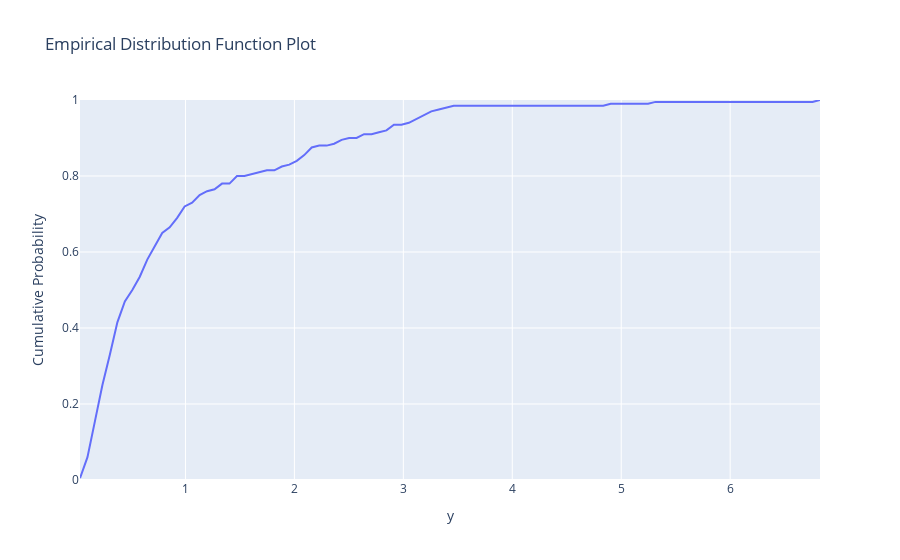
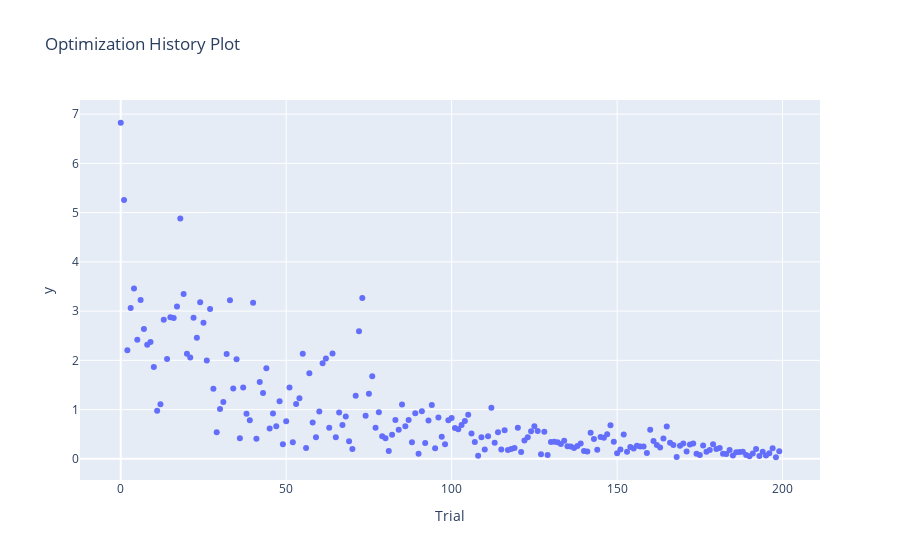
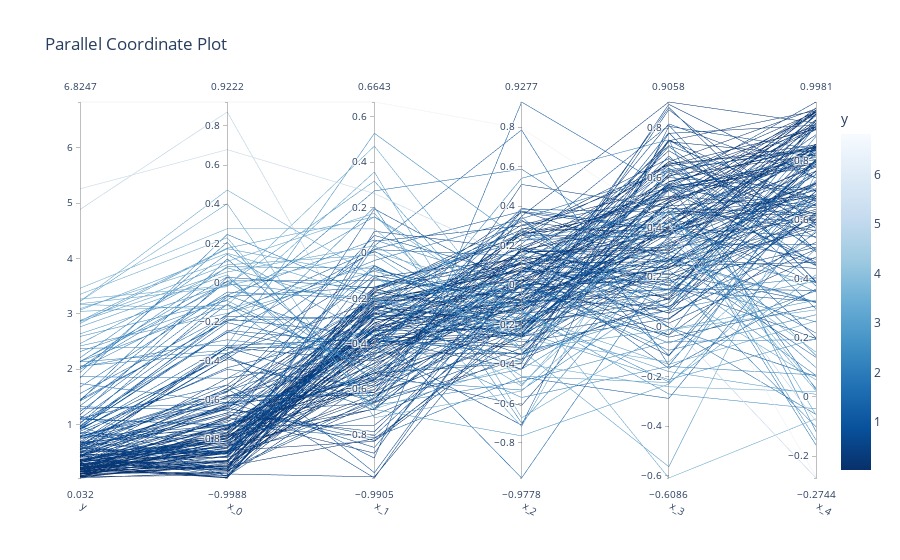
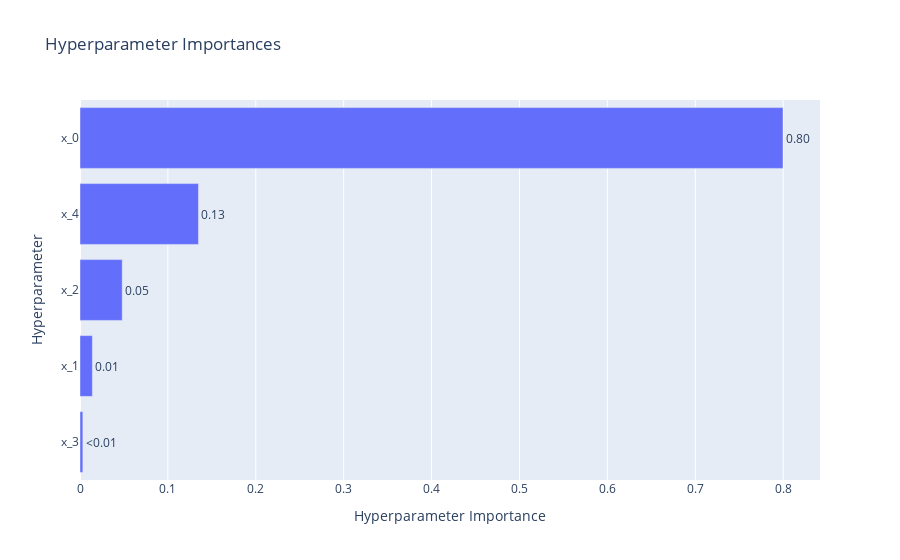

The cell these charts' notebook holds for them, in order:
### Markdown cell above
We will reuse the parameter specification from the Sobol sensitivity analysis. One objective of calisim is to faciliate a modular design that allows users to mix-and-match different calibration procedures.

### Code cell
def objective(
	parameters: dict, simulation_id: str, observed_data: np.ndarray | None
) -> float | list[float]:
    beta_star = np.array(list(parameters.values()))
    simulated_data = g(beta_star) + observation_noise

    metric = MeanSquaredError()
    discrepancy = metric.calculate(observed_data, simulated_data)
    return discrepancy

specification = OptimisationMethodModel(
	experiment_name="optuna_optimisation",
	parameter_spec=parameter_spec,
	observed_data=observed_df.y.values,
	method="cmaes",
	directions=["minimize"],
	output_labels=["y"],
	n_iterations=200,
    n_jobs=-1,
    verbose=False
)

calibrator = OptimisationMethod(
	calibration_func=objective, specification=specification, engine="optuna"
)
calibrator.specify().execute().analyze()

### Figure 1 — Plotly figure (JSON) as saved in the notebook; plotly's stock layout.template omitted (floating-point values rounded to 4 significant figures)
{"data": [{"mode": "lines", "name": "optuna_optimisation", "type": "scatter", "x": [0.03198, 0.1006, 0.1692, 0.2378, 0.3064, 0.375, 0.4437, 0.5123, 0.5809, 0.6495, 0.7181, 0.7867, 0.8553, 0.924, 0.9926, 1.061, 1.13, 1.198, 1.267, 1.336, 1.404, 1.473, 1.541, 1.61, 1.679, 1.747, 1.816, 1.885, 1.953, 2.022, 2.09, 2.159, 2.228, 2.296, 2.365, 2.433, 2.502, 2.571, 2.639, 2.708, 2.777, 2.845, 2.914, 2.982, 3.051, 3.12, 3.188, 3.257, 3.325, 3.394, 3.463, 3.531, 3.6, 3.668, 3.737, 3.806, 3.874, 3.943, 4.012, 4.08, 4.149, 4.217, 4.286, 4.355, 4.423, 4.492, 4.56, 4.629, 4.698, 4.766, 4.835, 4.904, 4.972, 5.041, 5.109, 5.178, 5.247, 5.315, 5.384, 5.452, 5.521, 5.59, 5.658, 5.727, 5.796, 5.864, 5.933, 6.001, 6.07, 6.139, 6.207, 6.276, 6.344, 6.413, 6.482, 6.55, 6.619, 6.687, 6.756, 6.825], "y": [0.005, 0.06, 0.155, 0.25, 0.33, 0.415, 0.47, 0.5, 0.535, 0.58, 0.615, 0.65, 0.665, 0.69, 0.72, 0.73, 0.75, 0.76, 0.765, 0.78, 0.78, 0.8, 0.8, 0.805, 0.81, 0.815, 0.815, 0.825, 0.83, 0.84, 0.855, 0.875, 0.88, 0.88, 0.885, 0.895, 0.9, 0.9, 0.91, 0.91, 0.915, 0.92, 0.935, 0.935, 0.94, 0.95, 0.96, 0.97, 0.975, 0.98, 0.985, 0.985, 0.985, 0.985, 0.985, 0.985, 0.985, 0.985, 0.985, 0.985, 0.985, 0.985, 0.985, 0.985, 0.985, 0.985, 0.985, 0.985, 0.985, 0.985, 0.985, 0.99, 0.99, 0.99, 0.99, 0.99, 0.99, 0.995, 0.995, 0.995, 0.995, 0.995, 0.995, 0.995, 0.995, 0.995, 0.995, 0.995, 0.995, 0.995, 0.995, 0.995, 0.995, 0.995, 0.995, 0.995, 0.995, 0.995, 0.995, 1]}], "layout": {"title": {"text": "Empirical Distribution Function Plot"}, "xaxis": {"title": {"text": "y"}}, "yaxis": {"range": [0, 1], "title": {"text": "Cumulative Probability"}}}}

### Figure 2 — Plotly figure (JSON) as saved in the notebook; plotly's stock layout.template omitted (floating-point values rounded to 4 significant figures; data arrays with more than 128 entries replaced by an {"elided": "..."} marker saying what was removed)
{"data": [{"mode": "markers", "name": "y", "type": "scatter", "x": {"elided": "200 int values"}, "y": {"elided": "200 float values"}}, {"marker": {"color": "#cccccc"}, "mode": "markers", "name": "Infeasible Trial", "showlegend": false, "type": "scatter", "x": [], "y": []}], "layout": {"title": {"text": "Optimization History Plot"}, "xaxis": {"title": {"text": "Trial"}}, "yaxis": {"title": {"text": "y"}}}}

### Figure 3 — Plotly figure (JSON) as saved in the notebook; plotly's stock layout.template omitted (floating-point values rounded to 4 significant figures; data arrays with more than 128 entries replaced by an {"elided": "..."} marker saying what was removed)
{"data": [{"dimensions": [{"label": "y", "range": [0.03198, 6.825], "values": {"elided": "200 float values"}}, {"label": "x_0", "range": [-0.9988, 0.9222], "values": {"elided": "200 float values"}}, {"label": "x_1", "range": [-0.9905, 0.6643], "values": {"elided": "200 float values"}}, {"label": "x_2", "range": [-0.9778, 0.9277], "values": {"elided": "200 float values"}}, {"label": "x_3", "range": [-0.6086, 0.9058], "values": {"elided": "200 float values"}}, {"label": "x_4", "range": [-0.2744, 0.9981], "values": {"elided": "200 float values"}}], "labelangle": 30, "labelside": "bottom", "line": {"color": {"elided": "200 float values"}, "colorbar": {"title": {"text": "y"}}, "colorscale": [[0, "rgb(247,251,255)"], [0.125, "rgb(222,235,247)"], [0.25, "rgb(198,219,239)"], [0.375, "rgb(158,202,225)"], [0.5, "rgb(107,174,214)"], [0.625, "rgb(66,146,198)"], [0.75, "rgb(33,113,181)"], [0.875, "rgb(8,81,156)"], [1, "rgb(8,48,107)"]], "reversescale": true, "showscale": true}, "type": "parcoords"}], "layout": {"title": {"text": "Parallel Coordinate Plot"}}}

### Figure 4 — Plotly figure (JSON) as saved in the notebook; plotly's stock layout.template omitted (floating-point values rounded to 4 significant figures)
{"data": [{"cliponaxis": false, "hovertemplate": ["x_3 (FloatDistribution): 0.0032554485622495045<extra></extra>", "x_1 (FloatDistribution): 0.014100295732953072<extra></extra>", "x_2 (FloatDistribution): 0.04805042779802958<extra></extra>", "x_4 (FloatDistribution): 0.1347912230545461<extra></extra>", "x_0 (FloatDistribution): 0.7998026048522217<extra></extra>"], "name": "y", "orientation": "h", "text": ["<0.01", "0.01", "0.05", "0.13", "0.80"], "textposition": "outside", "type": "bar", "x": [0.003255, 0.0141, 0.04805, 0.1348, 0.7998], "y": ["x_3", "x_1", "x_2", "x_4", "x_0"]}], "layout": {"title": {"text": "Hyperparameter Importances"}, "xaxis": {"title": {"text": "Hyperparameter Importance"}}, "yaxis": {"title": {"text": "Hyperparameter"}}}}
